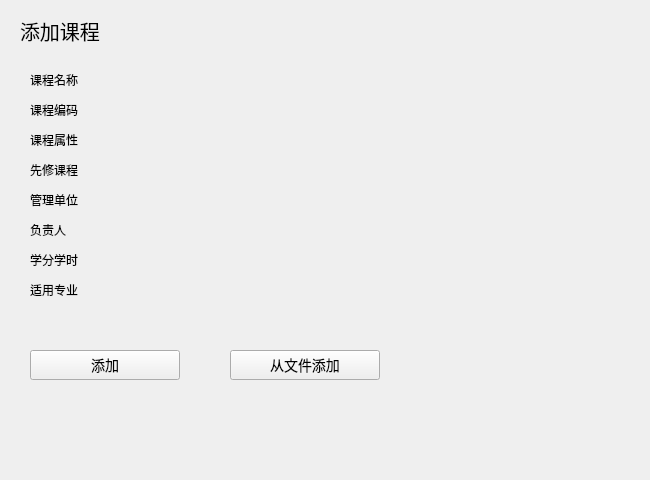
    <widget class="QWidget" name="addTab">
     <property name="minimumSize">
      <size>
       <width>650</width>
       <height>480</height>
      </size>
     </property>
     <property name="maximumSize">
      <size>
       <width>650</width>
       <height>480</height>
      </size>
     </property>
     <property name="styleSheet">
      <string notr="true">color:black;</string>
     </property>
     <attribute name="title">
      <string/>
     </attribute>
     <widget class="QLabel" name="label_2">
      <property name="geometry">
       <rect>
        <x>20</x>
        <y>10</y>
        <width>101</width>
        <height>41</height>
       </rect>
      </property>
      <property name="font">
       <font>
        <pointsize>-1</pointsize>
        <italic>false</italic>
        <bold>false</bold>
       </font>
      </property>
      <property name="styleSheet">
       <string notr="true">font:20px;</string>
      </property>
      <property name="text">
       <string>添加课程</string>
      </property>
     </widget>
     <widget class="QLabel" name="label_3">
      <property name="geometry">
       <rect>
        <x>30</x>
        <y>72</y>
        <width>61</width>
        <height>16</height>
       </rect>
      </property>
      <property name="font">
       <font>
        <pointsize>-1</pointsize>
        <italic>false</italic>
        <bold>false</bold>
       </font>
      </property>
      <property name="styleSheet">
       <string notr="true">font:12px;</string>
      </property>
      <property name="text">
       <string>课程名称</string>
      </property>
     </widget>
     <widget class="QLabel" name="label_4">
      <property name="geometry">
       <rect>
        <x>30</x>
        <y>102</y>
        <width>61</width>
        <height>16</height>
       </rect>
      </property>
      <property name="styleSheet">
       <string notr="true">font:12px;
</string>
      </property>
      <property name="text">
       <string>课程编码</string>
      </property>
     </widget>
     <widget class="QLabel" name="label_6">
      <property name="geometry">
       <rect>
        <x>30</x>
        <y>252</y>
        <width>61</width>
        <height>16</height>
       </rect>
      </property>
      <property name="styleSheet">
       <string notr="true">font:12px;</string>
      </property>
      <property name="text">
       <string>学分学时</string>
      </property>
     </widget>
     <widget class="QLabel" name="label_7">
      <property name="geometry">
       <rect>
        <x>30</x>
        <y>282</y>
        <width>61</width>
        <height>16</height>
       </rect>
      </property>
      <property name="styleSheet">
       <string notr="true">font:12px;</string>
      </property>
      <property name="text">
       <string>适用专业</string>
      </property>
     </widget>
     <widget class="QLabel" name="label_8">
      <property name="geometry">
       <rect>
        <x>30</x>
        <y>132</y>
        <width>61</width>
        <height>16</height>
       </rect>
      </property>
      <property name="styleSheet">
       <string notr="true">font:12px;</string>
      </property>
      <property name="text">
       <string>课程属性</string>
      </property>
     </widget>
     <widget class="QLabel" name="label_9">
      <property name="geometry">
       <rect>
        <x>30</x>
        <y>162</y>
        <width>61</width>
        <height>16</height>
       </rect>
      </property>
      <property name="styleSheet">
       <string notr="true">font:12px;</string>
      </property>
      <property name="text">
       <string>先修课程</string>
      </property>
     </widget>
     <widget class="QLabel" name="label_10">
      <property name="geometry">
       <rect>
        <x>30</x>
        <y>192</y>
        <width>61</width>
        <height>16</height>
       </rect>
      </property>
      <property name="styleSheet">
       <string notr="true">font:12px;</string>
      </property>
      <property name="text">
       <string>管理单位</string>
      </property>
     </widget>
     <widget class="QLabel" name="label_11">
      <property name="geometry">
       <rect>
        <x>30</x>
        <y>222</y>
        <width>61</width>
        <height>16</height>
       </rect>
      </property>
      <property name="styleSheet">
       <string notr="true">font:12px;</string>
      </property>
      <property name="text">
       <string>负责人</string>
      </property>
     </widget>
     <widget class="QPushButton" name="pushButton">
      <property name="geometry">
       <rect>
        <x>30</x>
        <y>350</y>
        <width>150</width>
        <height>30</height>
       </rect>
      </property>
      <property name="font">
       <font>
        <pointsize>-1</pointsize>
        <italic>false</italic>
        <bold>false</bold>
       </font>
      </property>
      <property name="cursor">
       <cursorShape>PointingHandCursor</cursorShape>
      </property>
      <property name="styleSheet">
       <string notr="true">font:14px;</string>
      </property>
      <property name="text">
       <string>添加</string>
      </property>
     </widget>
     <widget class="QPushButton" name="pushButton_2">
      <property name="geometry">
       <rect>
        <x>230</x>
        <y>350</y>
        <width>150</width>
        <height>30</height>
       </rect>
      </property>
      <property name="font">
       <font>
        <pointsize>-1</pointsize>
        <italic>false</italic>
        <bold>false</bold>
       </font>
      </property>
      <property name="cursor">
       <cursorShape>PointingHandCursor</cursorShape>
      </property>
      <property name="styleSheet">
       <string notr="true">font:14px;</string>
      </property>
      <property name="text">
       <string>从文件添加</string>
      </property>
     </widget>
     <widget class="QWidget" name="widget_4" native="true">
      <property name="geometry">
       <rect>
        <x>100</x>
        <y>70</y>
        <width>160</width>
        <height>24</height>
       </rect>
      </property>
      <property name="styleSheet">
       <string notr="true">background: rgb(239, 239, 239);
border-radius:10px;</string>
      </property>
      <widget class="QLineEdit" name="nameAdd">
       <property name="geometry">
        <rect>
         <x>5</x>
         <y>2</y>
         <width>150</width>
         <height>20</height>
        </rect>
       </property>
       <property name="styleSheet">
        <string notr="true">background: rgb(239, 239, 239);
border-radius:10px;</string>
       </property>
       <property name="maxLength">
        <number>48</number>
       </property>
       <property name="clearButtonEnabled">
        <bool>true</bool>
       </property>
      </widget>
     </widget>
     <widget class="QWidget" name="widget_5" native="true">
      <property name="geometry">
       <rect>
        <x>100</x>
        <y>100</y>
        <width>160</width>
        <height>24</height>
       </rect>
      </property>
      <property name="styleSheet">
       <string notr="true">background: rgb(239, 239, 239);
border-radius:10px;</string>
      </property>
      <widget class="QLineEdit" name="IDAdd">
       <property name="geometry">
        <rect>
         <x>5</x>
         <y>2</y>
         <width>150</width>
         <height>20</height>
        </rect>
       </property>
       <property name="styleSheet">
        <string notr="true">background: rgb(239, 239, 239);
border-radius:10px;</string>
       </property>
       <property name="maxLength">
        <number>48</number>
       </property>
       <property name="clearButtonEnabled">
        <bool>true</bool>
       </property>
      </widget>
     </widget>
     <widget class="QWidget" name="widget_6" native="true">
      <property name="geometry">
       <rect>
        <x>100</x>
        <y>130</y>
        <width>160</width>
        <height>24</height>
       </rect>
      </property>
      <property name="styleSheet">
       <string notr="true">background: rgb(239, 239, 239);
border-radius:10px;</string>
      </property>
      <widget class="QLineEdit" name="attributeAdd">
       <property name="geometry">
        <rect>
         <x>5</x>
         <y>2</y>
         <width>150</width>
         <height>20</height>
        </rect>
       </property>
       <property name="styleSheet">
        <string notr="true">background: rgb(239, 239, 239);
border-radius:10px;</string>
       </property>
       <property name="maxLength">
        <number>48</number>
       </property>
       <property name="clearButtonEnabled">
        <bool>true</bool>
       </property>
      </widget>
     </widget>
     <widget class="QWidget" name="widget_7" native="true">
      <property name="geometry">
       <rect>
        <x>100</x>
        <y>280</y>
        <width>160</width>
        <height>24</height>
       </rect>
      </property>
      <property name="styleSheet">
       <string notr="true">background: rgb(239, 239, 239);
border-radius:10px;</string>
      </property>
      <widget class="QLineEdit" name="specialitieAdd">
       <property name="geometry">
        <rect>
         <x>5</x>
         <y>2</y>
         <width>150</width>
         <height>20</height>
        </rect>
       </property>
       <property name="styleSheet">
        <string notr="true">background: rgb(239, 239, 239);
border-radius:10px;</string>
       </property>
       <property name="maxLength">
        <number>48</number>
       </property>
       <property name="clearButtonEnabled">
        <bool>true</bool>
       </property>
      </widget>
     </widget>
     <widget class="QWidget" name="widget_11" native="true">
      <property name="geometry">
       <rect>
        <x>100</x>
        <y>160</y>
        <width>160</width>
        <height>24</height>
       </rect>
      </property>
      <property name="styleSheet">
       <string notr="true">background: rgb(239, 239, 239);
border-radius:10px;</string>
      </property>
      <widget class="QLineEdit" name="prerequisiteCoursesAdd">
       <property name="geometry">
        <rect>
         <x>5</x>
         <y>2</y>
         <width>150</width>
         <height>20</height>
        </rect>
       </property>
       <property name="styleSheet">
        <string notr="true">background: rgb(239, 239, 239);
border-radius:10px;</string>
       </property>
       <property name="maxLength">
        <number>48</number>
       </property>
       <property name="clearButtonEnabled">
        <bool>true</bool>
       </property>
      </widget>
     </widget>
     <widget class="QWidget" name="widget_10" native="true">
      <property name="geometry">
       <rect>
        <x>100</x>
        <y>190</y>
        <width>160</width>
        <height>24</height>
       </rect>
      </property>
      <property name="styleSheet">
       <string notr="true">background: rgb(239, 239, 239);
border-radius:10px;</string>
      </property>
      <widget class="QLineEdit" name="managementAdd">
       <property name="geometry">
        <rect>
         <x>5</x>
         <y>2</y>
         <width>150</width>
         <height>20</height>
        </rect>
       </property>
       <property name="styleSheet">
        <string notr="true">background: rgb(239, 239, 239);
border-radius:10px;</string>
       </property>
       <property name="maxLength">
        <number>48</number>
       </property>
       <property name="clearButtonEnabled">
        <bool>true</bool>
       </property>
      </widget>
     </widget>
     <widget class="QWidget" name="widget_9" native="true">
      <property name="geometry">
       <rect>
        <x>100</x>
        <y>220</y>
        <width>160</width>
        <height>24</height>
       </rect>
      </property>
      <property name="styleSheet">
       <string notr="true">background: rgb(239, 239, 239);
border-radius:10px;</string>
      </property>
      <widget class="QLineEdit" name="directorAdd">
       <property name="geometry">
        <rect>
         <x>5</x>
         <y>2</y>
         <width>150</width>
         <height>20</height>
        </rect>
       </property>
       <property name="styleSheet">
        <string notr="true">background: rgb(239, 239, 239);
border-radius:10px;</string>
       </property>
       <property name="maxLength">
        <number>48</number>
       </property>
       <property name="clearButtonEnabled">
        <bool>true</bool>
       </property>
      </widget>
     </widget>
     <widget class="QWidget" name="widget_8" native="true">
      <property name="geometry">
       <rect>
        <x>100</x>
        <y>250</y>
        <width>160</width>
        <height>24</height>
       </rect>
      </property>
      <property name="styleSheet">
       <string notr="true">background: rgb(239, 239, 239);
border-radius:10px;</string>
      </property>
      <widget class="QLineEdit" name="durationAdd">
       <property name="geometry">
        <rect>
         <x>5</x>
         <y>2</y>
         <width>150</width>
         <height>20</height>
        </rect>
       </property>
       <property name="styleSheet">
        <string notr="true">background: rgb(239, 239, 239);
border-radius:10px;</string>
       </property>
       <property name="maxLength">
        <number>48</number>
       </property>
       <property name="clearButtonEnabled">
        <bool>true</bool>
       </property>
      </widget>
     </widget>
    </widget>
